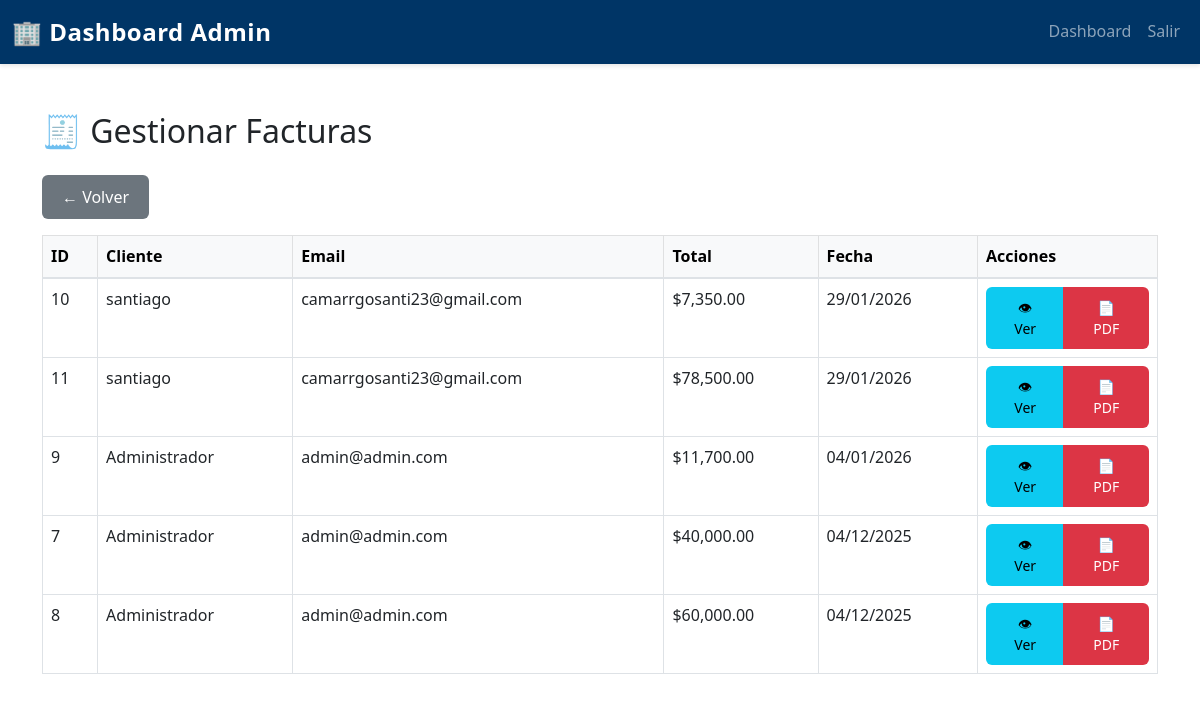
Page /FRONTEND/index.php?route=admin/factura/listar (signed in) on the earlier database version.
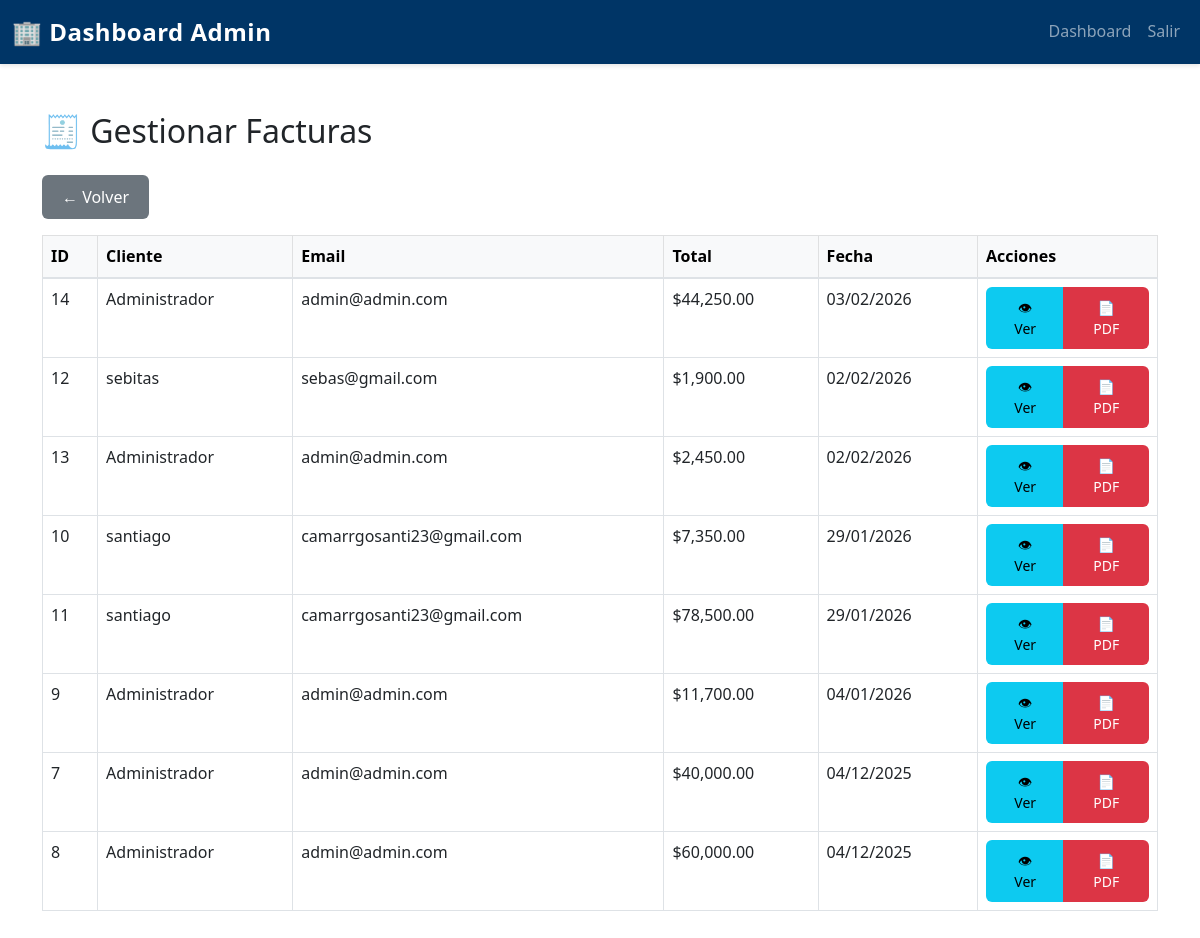
Same page on the later database version.
### tables this page shows
CREATE TABLE `factura` (
  `idFACTURA` int(11) NOT NULL,
  `fechaFACTURA` date DEFAULT NULL,
  `idUSUARIO` int(11) DEFAULT NULL,
  `totalFACTURA` int(11) DEFAULT NULL
);

CREATE TABLE `usuario` (
  `idUSUARIO` int(11) NOT NULL,
  `numdocUSUARIO` int(11) DEFAULT NULL,
  `tipodocumenUSUARIO` varchar(20) DEFAULT NULL,
  `nomUSUARIO` varchar(30) DEFAULT NULL,
  `direcUSUARIO` varchar(120) DEFAULT NULL,
  `telUSUARIO` int(11) DEFAULT NULL,
  `emailUSUARIO` varchar(40) DEFAULT NULL,
  `pass` varchar(255) DEFAULT NULL,
  `rolUSUARIO` varchar(20) DEFAULT NULL,
  `cargoUSUARIO` varchar(20) DEFAULT NULL,
  `reset_token` varchar(255) DEFAULT NULL COMMENT 'Token para recuperaci?n de contrase?a',
  `reset_token_expira` datetime DEFAULT NULL COMMENT 'Fecha de expiraci?n del token',
  `fecha_creacion` timestamp NOT NULL DEFAULT current_timestamp() COMMENT 'Fecha de creaci?n del usuario',
  `fecha_actualizacion` timestamp NOT NULL DEFAULT current_timestamp() ON UPDATE current_timestamp() COMMENT 'Fecha ?ltima actualizaci?n'
);

### FRONTEND/models/FacturaModel.php (called while the page is built, shortened)
<?php
class FacturaModel {
    private $db;
    public function __construct($database) {
        $this->db = $database;
    }
    public function obtenerTodas() {
        $query = "SELECT f.*, u.nomUSUARIO, u.emailUSUARIO
                  FROM factura f
                  JOIN usuario u ON f.idUSUARIO = u.idUSUARIO
                  ORDER BY f.fechaFACTURA DESC";
        $stmt = $this->db->prepare($query);
        $stmt->execute();
        return $stmt->fetchAll(PDO::FETCH_ASSOC);
    }
}

### FRONTEND/controllers/FacturaController.php (called while the page is built, shortened)
<?php
class FacturaController {
    private $facturaModel;
    public function __construct($facturaModel, $detalleSalidaModel, $carritoModel, $productoModel) {
        $this->facturaModel = $facturaModel;
    }
   public function listarAdmin() {
    $facturas = $this->facturaModel->obtenerTodas();
    $totalPaginas = 1;
    return [
        'view' => 'views/admin/listar_factura.php',
        'facturas' => $facturas,
        'totalPaginas' => $totalPaginas
    ];
}
}

### FRONTEND/views/admin/listar_factura.php (the view, shortened to what this page needs)
<?php
require_once __DIR__ . '/../../models/FacturaModel.php';
$db = new Database();
$conn = $db->connect();
$facturaModel = new FacturaModel($conn);
$facturas = $facturaModel->obtenerTodas();
?>
<!DOCTYPE html>
<html lang="es">
<head>
    <link href="https://cdn.jsdelivr.net/npm/bootstrap@5.3.0/dist/css/bootstrap.min.css" rel="stylesheet">
    <link rel="stylesheet" href="assets/css/styles.css">
</head>
<body>
<nav class="navbar navbar-expand-lg navbar-dark bg-dark-blue">
    <div class="container-fluid">
        <a class="navbar-brand fw-bold" href="index.php?route=admin/dashboard">
            🏢 Dashboard Admin
        </a>
        <div class="collapse navbar-collapse" id="navbarNav">
            <ul class="navbar-nav ms-auto">
                <li class="nav-item">
                    <a class="nav-link" href="index.php?route=admin/dashboard">Dashboard</a>
                </li>
                <li class="nav-item">
                    <a class="nav-link" href="index.php?route=logout">Salir</a>
                </li>
            </ul>
        </div>
    </div>
</nav>
<div class="container my-5">
    <h2 class="mb-4">🧾 Gestionar Facturas</h2>
    <a href="index.php?route=admin/dashboard" class="btn btn-secondary mb-3">
        ← Volver
    </a>
    <table class="table table-bordered table-hover">
        <thead class="table-light">
            <tr>
                <th>ID</th>
                <th>Cliente</th>
                <th>Email</th>
                <th>Total</th>
                <th>Fecha</th>
                <th style="width: 180px;">Acciones</th>
            </tr>
        </thead>
        <tbody>
        <?php if (!empty($facturas)) : ?>
            <?php foreach ($facturas as $f): ?>
                <tr>
                    <td><?= $f['idFACTURA'] ?></td>
                    <td><?= htmlspecialchars($f['nomUSUARIO']) ?></td>
                    <td><?= htmlspecialchars($f['emailUSUARIO']) ?></td>
                    <td>$<?= number_format($f['totalFACTURA'], 2) ?></td>
                    <td><?= date('d/m/Y', strtotime($f['fechaFACTURA'])) ?></td>
                    <td>
                        <div class="btn-group">
                            <a href="index.php?route=admin/factura/ver&id=<?= $f['idFACTURA'] ?>"
                               class="btn btn-sm btn-info">
                                👁 Ver
                            </a>
                            <a href="pdf/factura.php?id=<?= $f['idFACTURA'] ?>"
                               class="btn btn-sm btn-danger" target="_blank">
                                📄 PDF
                            </a>
                        </div>
                    </td>
                </tr>
            <?php endforeach; ?>
        <?php endif; ?>
        </tbody>
    </table>
</div>
</body>
</html>

Differences in the rows shown:
added factura: idFACTURA "14", idUSUARIO.nomUSUARIO "Administrador", idUSUARIO.emailUSUARIO "admin@admin.com", totalFACTURA "44,250.00", fechaFACTURA "03/02/2026"
added factura: idFACTURA "12", idUSUARIO.nomUSUARIO "sebitas", idUSUARIO.emailUSUARIO "sebas@gmail.com", totalFACTURA "1,900.00", fechaFACTURA "02/02/2026"
added factura: idFACTURA "13", idUSUARIO.nomUSUARIO "Administrador", idUSUARIO.emailUSUARIO "admin@admin.com", totalFACTURA "2,450.00", fechaFACTURA "02/02/2026"
